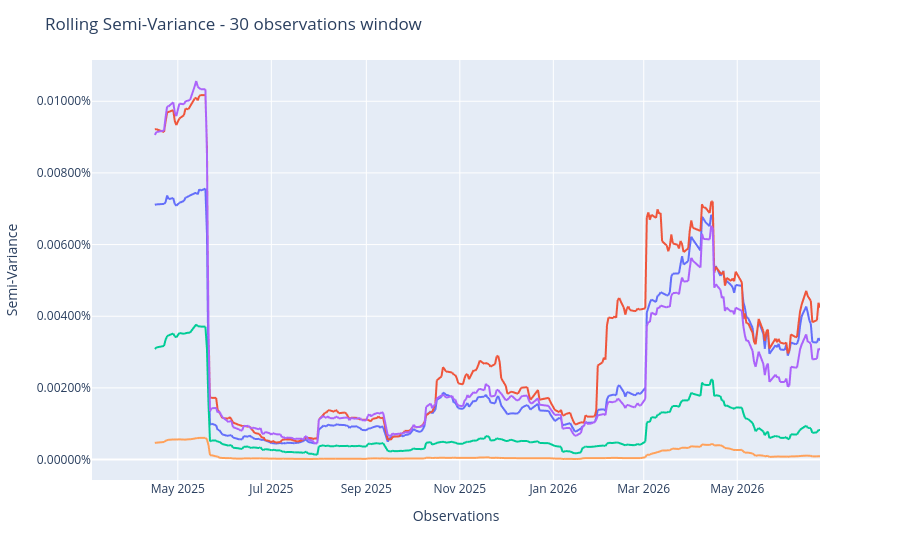

The notebook cell saved with this chart:
### Code cell
pop.plot_rolling_measure(RiskMeasure.SEMI_VARIANCE, window=30)

### Figure 1 — Plotly figure (JSON) as saved in the notebook; plotly's stock layout.template omitted (floating-point values rounded to 4 significant figures; data arrays with more than 128 entries replaced by an {"elided": "..."} marker saying what was removed)
{"data": [{"hovertemplate": "variable=MeanRisk<br>index=%{x}<br>value=%{y}<extra></extra>", "legendgroup": "MeanRisk", "line": {"color": "#636efa", "dash": "solid"}, "marker": {"symbol": "circle"}, "mode": "lines", "name": "MeanRisk", "showlegend": true, "type": "scattergl", "x": {"elided": "323 str values"}, "xaxis": "x", "y": {"elided": "323 float values"}, "yaxis": "y"}, {"hovertemplate": "variable=MaximumDiversification<br>index=%{x}<br>value=%{y}<extra></extra>", "legendgroup": "MaximumDiversification", "line": {"color": "#EF553B", "dash": "solid"}, "marker": {"symbol": "circle"}, "mode": "lines", "name": "MaximumDiversification", "showlegend": true, "type": "scattergl", "x": {"elided": "323 str values"}, "xaxis": "x", "y": {"elided": "323 float values"}, "yaxis": "y"}, {"hovertemplate": "variable=HierarchicalRiskParity<br>index=%{x}<br>value=%{y}<extra></extra>", "legendgroup": "HierarchicalRiskParity", "line": {"color": "#00cc96", "dash": "solid"}, "marker": {"symbol": "circle"}, "mode": "lines", "name": "HierarchicalRiskParity", "showlegend": true, "type": "scattergl", "x": {"elided": "323 str values"}, "xaxis": "x", "y": {"elided": "323 float values"}, "yaxis": "y"}, {"hovertemplate": "variable=EqualWeighted<br>index=%{x}<br>value=%{y}<extra></extra>", "legendgroup": "EqualWeighted", "line": {"color": "#ab63fa", "dash": "solid"}, "marker": {"symbol": "circle"}, "mode": "lines", "name": "EqualWeighted", "showlegend": true, "type": "scattergl", "x": {"elided": "323 str values"}, "xaxis": "x", "y": {"elided": "323 float values"}, "yaxis": "y"}, {"hovertemplate": "variable=SchurComplementary<br>index=%{x}<br>value=%{y}<extra></extra>", "legendgroup": "SchurComplementary", "line": {"color": "#FFA15A", "dash": "solid"}, "marker": {"symbol": "circle"}, "mode": "lines", "name": "SchurComplementary", "showlegend": true, "type": "scattergl", "x": {"elided": "323 str values"}, "xaxis": "x", "y": {"elided": "323 float values"}, "yaxis": "y"}], "layout": {"legend": {"title": {"text": "variable"}, "tracegroupgap": 0}, "margin": {"t": 60}, "showlegend": false, "title": {"text": "Rolling Semi-Variance - 30 observations window"}, "xaxis": {"anchor": "y", "domain": [0, 1], "title": {"text": "Observations"}}, "yaxis": {"anchor": "x", "domain": [0, 1], "tickformat": ",.5%", "title": {"text": "Semi-Variance"}}}}
